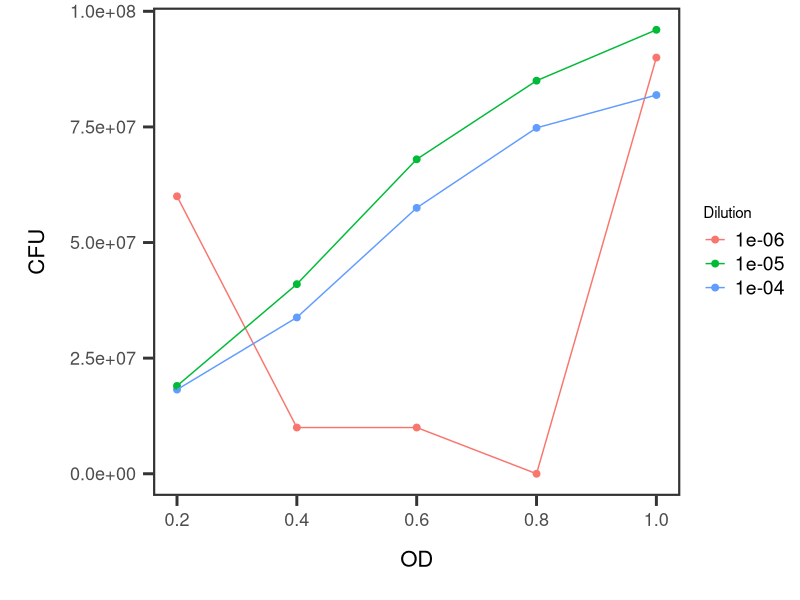

Source code (R):
## ---- chunk 1
library(tidyr)
library(ggplot2)
library(stringr)
library(dplyr)
library(tidyverse)
library(RColorBrewer)

theme_set(theme_classic() +
  theme(axis.title = element_text(size = 16),
        axis.title.x = element_text(margin = margin(t = 15, b = 15)),
        axis.title.y = element_text(margin = margin(l = 15, r = 15)),
        axis.text = element_text(size = 13),
        axis.text.x = element_text(margin = margin(t = 5)),
        axis.text.y = element_text(margin = margin(r = 5)),
        #axis.line.x = element_line(linewidth = 1),
        #axis.line.y = element_line(linewidth = 1),
        axis.line.x = element_blank(),
        axis.line.y = element_blank(),
        axis.ticks.x = element_line(linewidth = 1),
        axis.ticks.y = element_line(linewidth = 1),
        axis.ticks.length = unit(.1, "in"),
        panel.border = element_rect(color = "grey20", fill = NA, linewidth = 1.5),
        legend.text = element_text(size = 14),
        strip.text = element_text(size = 14),
        strip.background = element_blank()
        ))
## ---- chunk 2
setwd("C:/Users/ajl21/github/division.labor/CFU_OD/Pilot/")
data <- read.csv("20251211_0930_ODCFU.csv")
data

data$Dilution <- as.factor(data$Dilution)





## ---- chunk 3
ggplot(data = data, aes(x = OD, y= CFU, color = Dilution)) + 
  geom_point(size = 2) + geom_line() 
  
## ---- chunk 4
model <- lm (CFU ~ OD, data = data)
summary(model)
